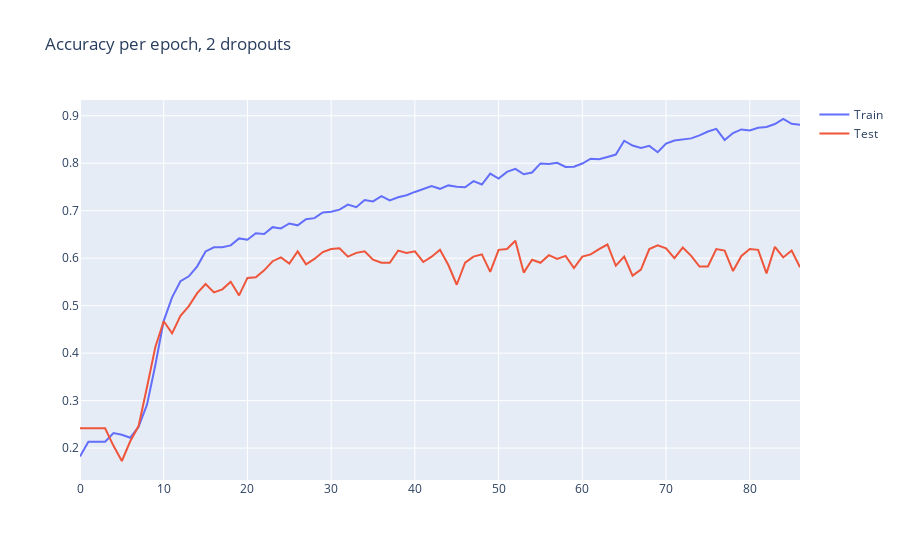

Write notebook code for a chart like this one.
### Code cell
train_trace = go.Scatter(x=np.arange(len(train_acc_1)), y=train_acc_1, name='Train')
test_trace = go.Scatter(x=np.arange(len(test_acc_1)), y=test_acc_1, name='Test')
fig = go.Figure(data=[train_trace, test_trace], layout=go.Layout(title='Accuracy per epoch, 2 dropouts'))
iplot(fig)
